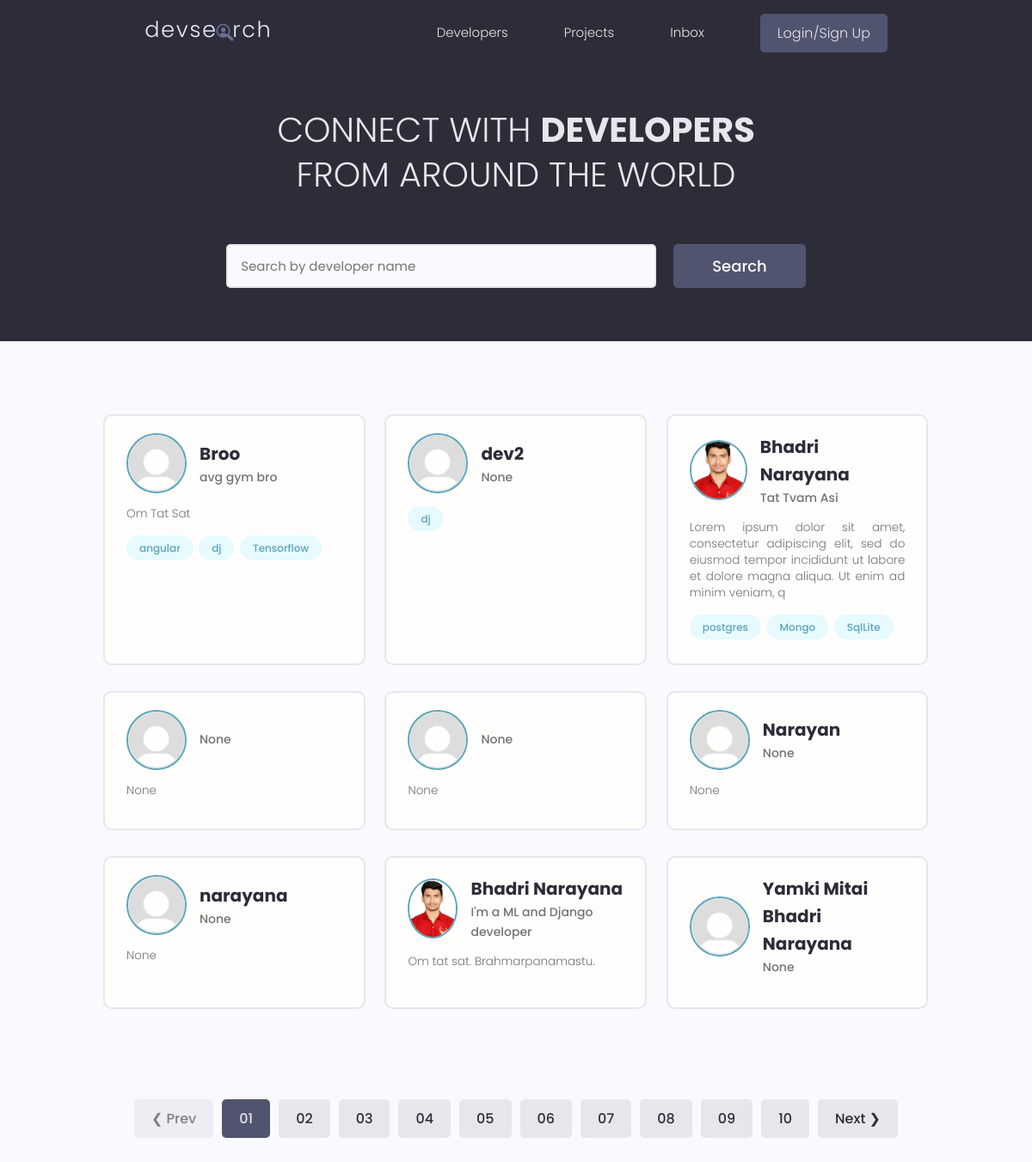
Before: / with the older database file.
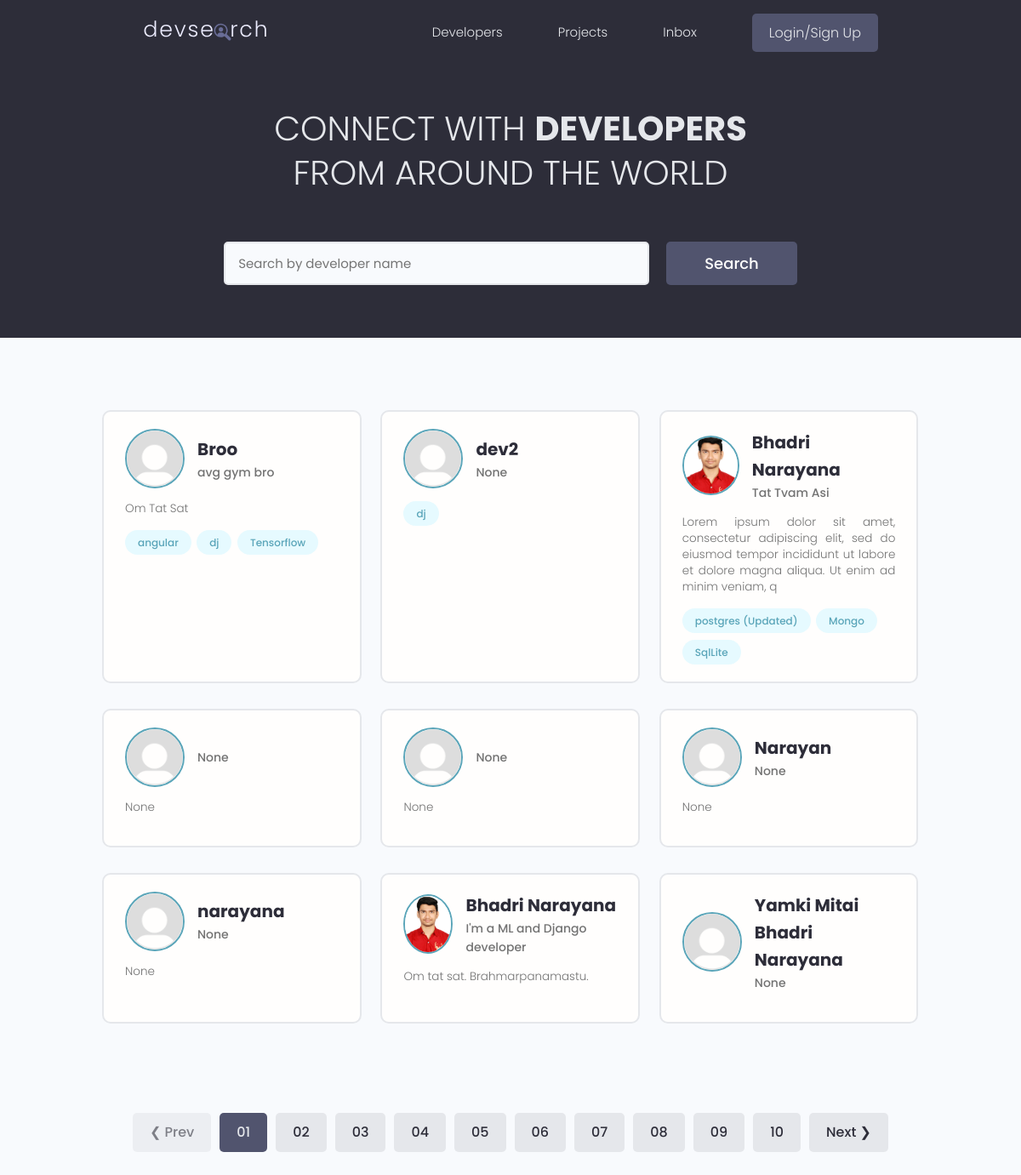
After: the same page with the newer database file.
### users/models.py (models this page shows, shortened)
class Skill(models.Model):
    owner = models.ForeignKey(Profile, on_delete=models.CASCADE, null = True, blank = True)
    name = models.CharField(max_length=200, blank= True, null = True)
    description = models.TextField(null = True, blank = True)
    created = models.DateTimeField(auto_now_add=True)
    id = models.UUIDField(default=uuid.uuid4, unique=True,primary_key=True, editable=False)

### users/views.py (the view)
# urls.py: path('', views.profiles, name = 'profiles'),
def profiles(request):
    profiles = Profile.objects.all()
    return render(request, 'users/profiles.html', {'profiles':profiles})

### users/templates/users/profiles.html (shortened to what this page needs)
{% extends 'main.html' %}
{% block content %}
<main class="home">
    <section class="hero-section text-center">
      <div class="container container--narrow">
        <div class="hero-section__box">
          <h2>CONNECT WITH <span>DEVELOPERS</span></h2>
          <h2>FROM AROUND THE WORLD</h2>
        </div>
        <div class="hero-section__search">
          <form class="form" action="#" method="get">
            <div class="form__field">
              <input class="input input--text" id="formInput#search" type="text" name="text"
                placeholder="Search by developer name" />
            </div>
            <input class="btn btn--sub btn--lg" type="submit" value="Search" />
          </form>
        </div>
      </div>
    </section>
    <section class="devlist">
      <div class="container">
        <div class="grid grid--three">
            {% for profile in  profiles%}
          <div class="column card">
            <div class="dev">
              <a href="{% url 'profile' profile.id %}" class="card__body">
                <div class="dev__profile">
                  <img class="avatar avatar--md" src="{{profile.profile_image.url}}" alt="image" />
                  <div class="dev__meta">
                    <h3>{{profile.name}}</h3>
                    <h5>{{profile.short_intro|slice:"60"}}</h5>
                  </div>
                </div>
                <p class="dev__info">
                  {{profile.bio| slice:"150"}}
                </p>
                <div class="dev__skills">
                 {% for skill in  profile.skill_set.all|slice:"5"%}
                  <span class="tag tag--pill tag--main">
                    <small>{{skill.name}}</small>
                  </span>
                  {% endfor %}
                </div>
              </a>
            </div>
          </div>
          {% endfor %}
        </div>
      </div>
    </section>
    <div class="pagination">
      <ul class="container">
        <li><a href="#" class="btn btn--disabled">&#10094; Prev</a></li>
        <li><a href="#" class="btn btn--sub">01</a></li>
        <li><a href="#" class="btn">02</a></li>
        <li><a href="#" class="btn">03</a></li>
        <li><a href="#" class="btn">04</a></li>
        <li><a href="#" class="btn">05</a></li>
        <li><a href="#" class="btn">06</a></li>
        <li><a href="#" class="btn">07</a></li>
        <li><a href="#" class="btn">08</a></li>
        <li><a href="#" class="btn">09</a></li>
        <li><a href="#" class="btn">10</a></li>
        <li><a href="#" class="btn">Next &#10095;</a></li>
      </ul>
    </div>
  </main>
{% endblock content %}

Changed rows visible on the page:
changed Skill: name "postgres" → "postgres (Updated)"
